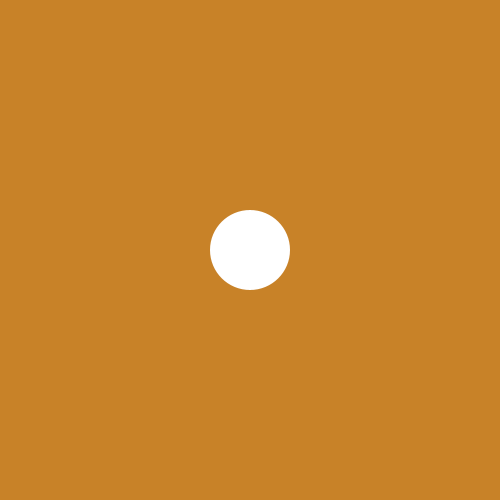
Frame 1 (no input)
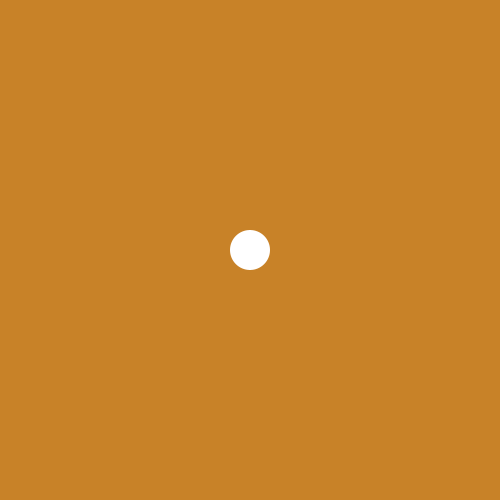
Frame 60 (the mouse pressed at the canvas centre just before this capture)
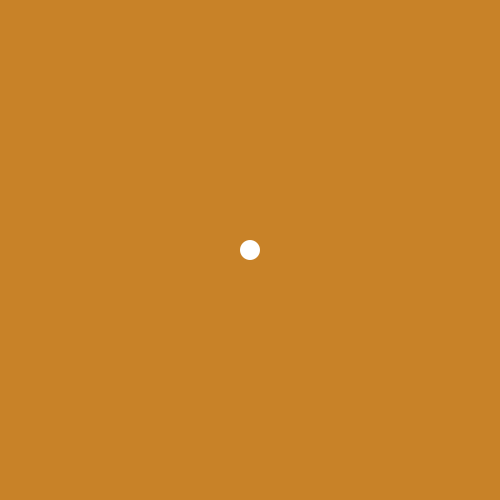
Frame 120 (the mouse held since frame 60 and released just before this capture)

The Processing sketch that drew these frames (run headless with seeded random() and noise(); from frame 60 on, the mouse is pressed at the canvas centre):

// Processing sketch: processing_67029
// ── processing_67029.pde

float[] posX=new float[9];
float[] posY=new float[9];
float[] velX=new float[9];
float startingTime=0;
float interval=1000;
float interval2=2000;
float interval3=3000;
boolean on = false;
int time1=3000;


void setup() {
  size(500, 500);
  smooth();
  noStroke();
}



void draw() {

  background(200, 130, 40);

//  if (currentTime==interval1){
//    fill(0);
//    ellipse(width/2,height/2,20,20);
//    ellipse(width/2-10,height/2,20,20);
//    ellipse(width/2-20,height/2,20,20);
//  }
//    
   if (millis()-startingTime<interval) {
    ellipse(width/2, height/2, 80, 80);
   ellipse(width/2,height/2,40,40);
  ellipse(width/2,height/2,20,20);
   }
   
 
   if(millis()-startingTime>interval&& millis()-startingTime<interval2){
    ellipse(width/2, height/2, 40, 40);
   ellipse(width/2,height/2,20,20);
    } //if true, draw circle
 
   if(millis()-startingTime>interval2&& millis()-startingTime<interval3){
    ellipse(width/2, height/2, 20, 20);
    }
 

  
  
  
  if(millis()-startingTime>time1){
    
    for (int i=0; i<9;i++) {
    posX[i]=50*(1+i);
    ellipse(posX[i], posY[i], 10, 10);
    fill(0);
                           }
  

    for (int i=0; i<9;i++) {
    velX[i]=random(1, 10);
     }
    for (int i=0; i<9;i++) {
    posY[i]=posY[i]+velX[i];
     }
                        }

}

//  void mouseReleased() {
//  on=true;  //activates the if statement above. This is needed in order to prevent the circle from drawing when the sketch starts
//  startingTime=millis();  //sets starting time of "timed phenomenon" equal to the current number of milliseconds since the sketch has started
//}
    
